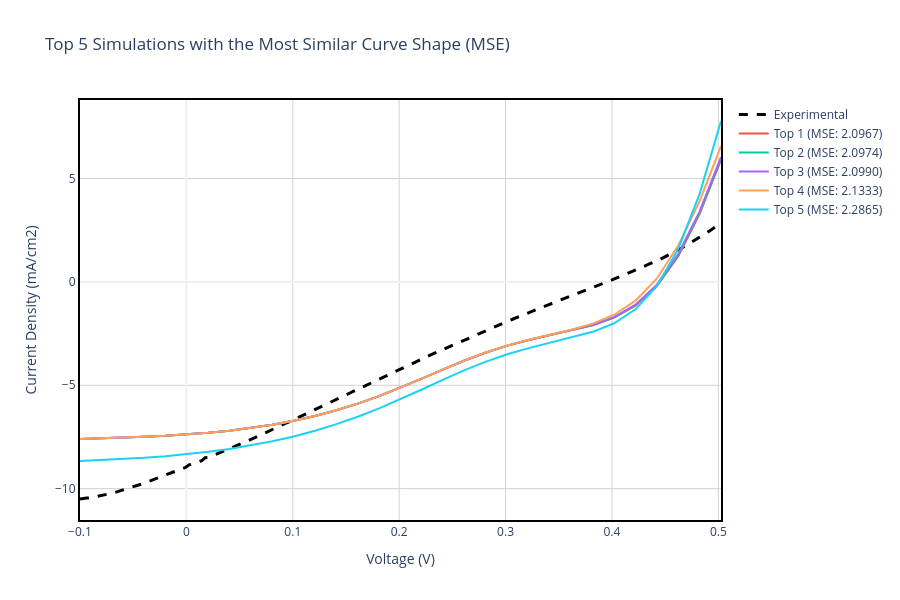

Write notebook code for a chart like this one.
### Markdown cell above
## Section 5: Shape-Based Comparison Using Mean Squared Error (MSE)

### Motivation
While parameter-based matching identifies designs meeting target specifications, it does not guarantee realistic device physics. Two J-V curves can have identical parameters but very different shapes, indicating different dominant loss mechanisms. This section employs a **shape-matching algorithm** to identify simulations whose curve morphology most closely resembles the experimental measurement.

### Mathematical Approach
For each simulation, we:

1. **Interpolate** the simulated J-V curve to the exact voltages measured in the experiment
2. **Calculate Mean Squared Error** in the overlapping voltage range:

$$\text{MSE} = \frac{1}{N} \sum_{i=1}^{N} \left(J_i^{exp} - J_i^{sim}(V_i)\right)^2$$

where $J^{exp}$ is experimental current density at measured voltages, $J^{sim}(V_i)$ is interpolated simulated current density at those same voltages, and $N$ is the number of measurement points.

3. **Identify** the top 5 simulations with **lowest MSE** values

### Interpretation
Lower MSE values indicate better agreement in curve shape. This metric is sensitive to:
- The "knee" or transition region of the J-V curve (determined by series/shunt resistance and ideality factors)
- Overall current deficit and voltage losses
- Non-ideal behavior like S-shaped curves or kinks caused by interface barriers

### Comparison with Parameter-Based Matching
- **Parameter-based**: Focuses on specific values ($V_{oc}$, $J_{sc}$, $FF$, $\eta$)
- **Shape-based (MSE)**: Focuses on the entire curve morphology and transition characteristics

Together, these approaches provide complementary insights into which simulations best capture experimental device behavior.

### Code cell
for d in scaps_data:
    v_sim = d['v(V)']
    j_sim = d['jtot(mA/cm2)']
    
    # Create an interpolator to compare with the exact voltages measured in the lab
    interp_func = interp1d(v_sim, j_sim, kind='linear', fill_value="extrapolate")
    
    # Evaluate only in the overlapping region (common Voltage Range)
    v_min, v_max = max(v_sim.min(), exp_data['v(V)'].min()), min(v_sim.max(), exp_data['v(V)'].max())
    valid_exp = exp_data[(exp_data['v(V)'] >= v_min) & (exp_data['v(V)'] <= v_max)]
    
    if len(valid_exp) > 5:
        j_sim_interp = interp_func(valid_exp['v(V)'])
        mse = mean_squared_error(valid_exp['jtot(mA/cm2)'], j_sim_interp)
        d['mse'] = mse
    else:
        d['mse'] = float('inf')

top_5_mse = sorted(scaps_data, key=lambda x: x.get('mse', float('inf')))[:5]

# Print MSE-based ranking for top 5 matches to terminal
print("\n" + "="*120)
print("TOP 5 MSE MATCHES - SHAPE COMPARISON RESULTS")
print("="*120)
for i, d in enumerate(top_5_mse):
    print(f"\n🔍 Top {i+1} (MSE: {d['mse']:.6f}) - {d['label']}")
    print(f"   Batch Parameters: {d['batch_params']}")
    print(f"   Voc: {d['Voc']:.6f} V | Jsc: {d['Jsc']:.4f} mA/cm² | FF: {d['FF']:.4f} % | η: {d['eta']:.4f} %")
print("="*120)

# ------------------ PLOT 4: TOP 5 VS EXPERIMENTAL (MSE SHAPE) ------------------
fig4 = go.Figure()
fig4.add_trace(go.Scatter(
    x=exp_data['v(V)'], y=exp_data['jtot(mA/cm2)'], 
    mode='lines', name='Experimental', line=dict(color='black', dash='dash', width=3)
))

for i, d in enumerate(top_5_mse):
    v_filtered = d['v(V)']
    j_filtered = d['jtot(mA/cm2)']
    
    hover_text = f"<b>{d['label']}</b><br>MSE: {d['mse']:.4f}"
    fig4.add_trace(go.Scatter(
        x=v_filtered, y=j_filtered, mode='lines', 
        name=f"Top {i+1} (MSE: {d['mse']:.4f})", hoverinfo='text', hovertext=hover_text
    ))

fig4.update_xaxes(showline=True, linewidth=2, linecolor='black', mirror=True)
fig4.update_yaxes(showline=True, linewidth=2, linecolor='black', mirror=True)
fig4.update_layout(
    title='Top 5 Simulations with the Most Similar Curve Shape (MSE)',
    xaxis_title='Voltage (V)', yaxis_title='Current Density (mA/cm2)',
    hovermode='closest', template='plotly_white', width=900, height=600,
    plot_bgcolor='white',
    xaxis=dict(showgrid=True, gridwidth=1, gridcolor='lightgray'),
    yaxis=dict(showgrid=True, gridwidth=1, gridcolor='lightgray')
)
fig4.show()
fig4.write_image(os.path.join(plots_dir, 'Top5_MSE_Shape.png'), width=900, height=600)
print(f"✅ Saved Plot 4 to {plots_dir}/Top5_MSE_Shape.png")

### Figure 1 — Plotly figure (JSON) as saved in the notebook; plotly's stock layout.template omitted (floating-point values rounded to 4 significant figures; data arrays with more than 128 entries replaced by an {"elided": "..."} marker saying what was removed)
{"data": [{"line": {"color": "black", "dash": "dash", "width": 3}, "mode": "lines", "name": "Experimental", "type": "scatter", "x": {"elided": "200 float values"}, "y": {"elided": "200 float values"}}, {"hoverinfo": "text", "hovertext": "<b>thickness[m] = 7.000e-03</b><br>MSE: 2.0967", "mode": "lines", "name": "Top 1 (MSE: 2.0967)", "type": "scatter", "x": [-0.1, -0.07992, -0.05983, -0.03975, -0.01967, 0.000417, 0.0205, 0.04058, 0.06067, 0.08075, 0.1008, 0.1209, 0.141, 0.1611, 0.1812, 0.2013, 0.2213, 0.2414, 0.2615, 0.2816, 0.3017, 0.3217, 0.3418, 0.3619, 0.382, 0.4021, 0.4222, 0.4422, 0.4623, 0.4824, 0.5025], "y": [-7.593, -7.566, -7.533, -7.493, -7.443, -7.377, -7.298, -7.197, -7.07, -6.912, -6.719, -6.486, -6.211, -5.889, -5.523, -5.116, -4.68, -4.233, -3.802, -3.412, -3.081, -2.807, -2.574, -2.351, -2.092, -1.726, -1.144, -0.2023, 1.249, 3.292, 5.903]}, {"hoverinfo": "text", "hovertext": "<b>thickness[m] = 7.000e-03</b><br>MSE: 2.0974", "mode": "lines", "name": "Top 2 (MSE: 2.0974)", "type": "scatter", "x": [-0.1, -0.07992, -0.05983, -0.03975, -0.01967, 0.000417, 0.0205, 0.04058, 0.06067, 0.08075, 0.1008, 0.1209, 0.141, 0.1611, 0.1812, 0.2013, 0.2213, 0.2414, 0.2615, 0.2816, 0.3017, 0.3217, 0.3418, 0.3619, 0.382, 0.4021, 0.4222, 0.4422, 0.4623, 0.4824, 0.5025], "y": [-7.593, -7.566, -7.533, -7.493, -7.443, -7.377, -7.298, -7.197, -7.07, -6.912, -6.719, -6.486, -6.211, -5.889, -5.523, -5.116, -4.679, -4.233, -3.802, -3.412, -3.08, -2.806, -2.572, -2.348, -2.085, -1.714, -1.124, -0.1703, 1.293, 3.347, 5.962]}, {"hoverinfo": "text", "hovertext": "<b>thickness[m] = 7.000e-03</b><br>MSE: 2.0990", "mode": "lines", "name": "Top 3 (MSE: 2.0990)", "type": "scatter", "x": [-0.1, -0.07992, -0.05983, -0.03975, -0.01967, 0.000417, 0.0205, 0.04058, 0.06067, 0.08075, 0.1008, 0.1209, 0.141, 0.1611, 0.1812, 0.2013, 0.2213, 0.2414, 0.2615, 0.2816, 0.3017, 0.3217, 0.3418, 0.3619, 0.382, 0.4021, 0.4222, 0.4422, 0.4623, 0.4824, 0.5025], "y": [-7.593, -7.566, -7.533, -7.493, -7.443, -7.377, -7.298, -7.197, -7.07, -6.912, -6.719, -6.486, -6.211, -5.889, -5.523, -5.116, -4.679, -4.233, -3.801, -3.412, -3.08, -2.805, -2.57, -2.343, -2.078, -1.7, -1.099, -0.1309, 1.349, 3.414, 6.035]}, {"hoverinfo": "text", "hovertext": "<b>thickness[m] = 7.000e-03</b><br>MSE: 2.1333", "mode": "lines", "name": "Top 4 (MSE: 2.1333)", "type": "scatter", "x": [-0.1, -0.07992, -0.05983, -0.03975, -0.01967, 0.000417, 0.0205, 0.04058, 0.06067, 0.08075, 0.1008, 0.1209, 0.141, 0.1611, 0.1812, 0.2013, 0.2213, 0.2414, 0.2615, 0.2816, 0.3017, 0.3217, 0.3418, 0.3619, 0.382, 0.4021, 0.4222, 0.4422, 0.4623, 0.4824, 0.5025], "y": [-7.593, -7.566, -7.533, -7.493, -7.443, -7.377, -7.297, -7.197, -7.07, -6.912, -6.719, -6.486, -6.21, -5.889, -5.523, -5.116, -4.679, -4.232, -3.8, -3.409, -3.075, -2.796, -2.553, -2.31, -2.015, -1.587, -0.9067, 0.1686, 1.761, 3.914, 6.57]}, {"hoverinfo": "text", "hovertext": "<b>thickness[m] = 7.000e-03</b><br>MSE: 2.2865", "mode": "lines", "name": "Top 5 (MSE: 2.2865)", "type": "scatter", "x": [-0.1, -0.07992, -0.05983, -0.03975, -0.01967, 0.000417, 0.0205, 0.04058, 0.06067, 0.08075, 0.1008, 0.1209, 0.141, 0.1611, 0.1812, 0.2013, 0.2213, 0.2414, 0.2615, 0.2816, 0.3017, 0.3217, 0.3418, 0.3619, 0.382, 0.4021, 0.4222, 0.4422, 0.4623, 0.4824, 0.5025], "y": [-8.662, -8.62, -8.569, -8.507, -8.432, -8.335, -8.221, -8.081, -7.912, -7.711, -7.474, -7.198, -6.88, -6.519, -6.116, -5.675, -5.206, -4.728, -4.269, -3.853, -3.497, -3.202, -2.948, -2.702, -2.414, -2.0, -1.327, -0.1994, 1.607, 4.261, 7.785]}], "layout": {"height": 600, "hovermode": "closest", "plot_bgcolor": "white", "title": {"text": "Top 5 Simulations with the Most Similar Curve Shape (MSE)"}, "width": 900, "xaxis": {"gridcolor": "lightgray", "gridwidth": 1, "linecolor": "black", "linewidth": 2, "mirror": true, "showgrid": true, "showline": true, "title": {"text": "Voltage (V)"}}, "yaxis": {"gridcolor": "lightgray", "gridwidth": 1, "linecolor": "black", "linewidth": 2, "mirror": true, "showgrid": true, "showline": true, "title": {"text": "Current Density (mA/cm2)"}}}}
